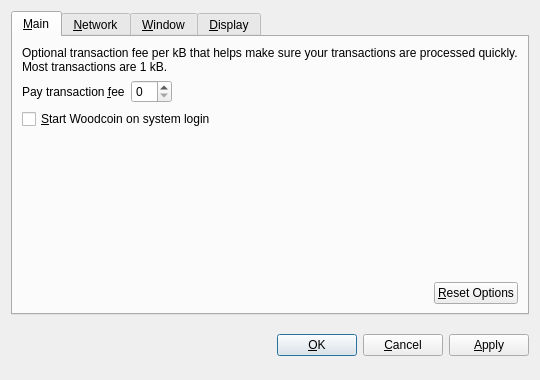
<?xml version="1.0" encoding="UTF-8"?>
<ui version="4.0">
 <class>OptionsDialog</class>
 <widget class="QDialog" name="OptionsDialog">
  <property name="geometry">
   <rect>
    <x>0</x>
    <y>0</y>
    <width>540</width>
    <height>380</height>
   </rect>
  </property>
  <property name="windowTitle">
   <string>Options</string>
  </property>
  <property name="modal">
   <bool>true</bool>
  </property>
  <layout class="QVBoxLayout" name="verticalLayout">
   <item>
    <widget class="QTabWidget" name="tabWidget">
     <property name="tabPosition">
      <enum>QTabWidget::North</enum>
     </property>
     <property name="currentIndex">
      <number>0</number>
     </property>
     <widget class="QWidget" name="tabMain">
      <attribute name="title">
       <string>&amp;Main</string>
      </attribute>
      <layout class="QVBoxLayout" name="verticalLayout_Main">
       <item>
        <widget class="QLabel" name="transactionFeeInfoLabel">
         <property name="text">
          <string>Optional transaction fee per kB that helps make sure your transactions are processed quickly. Most transactions are 1 kB.</string>
         </property>
         <property name="textFormat">
          <enum>Qt::PlainText</enum>
         </property>
         <property name="wordWrap">
          <bool>true</bool>
         </property>
        </widget>
       </item>
       <item>
        <layout class="QHBoxLayout" name="horizontalLayout_1_Main">
         <item>
          <widget class="QLabel" name="transactionFeeLabel">
           <property name="text">
            <string>Pay transaction &amp;fee</string>
           </property>
           <property name="textFormat">
            <enum>Qt::PlainText</enum>
           </property>
           <property name="buddy">
            <cstring>transactionFee</cstring>
           </property>
          </widget>
         </item>
         <item>
          <widget class="BitcoinAmountField" name="transactionFee"/>
         </item>
         <item>
          <spacer name="horizontalSpacer_1_Main">
           <property name="orientation">
            <enum>Qt::Horizontal</enum>
           </property>
           <property name="sizeHint" stdset="0">
            <size>
             <width>40</width>
             <height>20</height>
            </size>
           </property>
          </spacer>
         </item>
        </layout>
       </item>
       <item>
        <widget class="QCheckBox" name="bitcoinAtStartup">
         <property name="toolTip">
          <string>Automatically start Woodcoin after logging in to the system.</string>
         </property>
         <property name="text">
          <string>&amp;Start Woodcoin on system login</string>
         </property>
        </widget>
       </item>
       <item>
        <spacer name="verticalSpacer_Main">
         <property name="orientation">
          <enum>Qt::Vertical</enum>
         </property>
         <property name="sizeHint" stdset="0">
          <size>
           <width>20</width>
           <height>40</height>
          </size>
         </property>
        </spacer>
       </item>
       <item>
        <layout class="QHBoxLayout" name="horizontalLayout_2_Main">
         <item>
          <spacer name="horizontalSpacer_2_Main">
           <property name="orientation">
            <enum>Qt::Horizontal</enum>
           </property>
           <property name="sizeHint" stdset="0">
            <size>
             <width>40</width>
             <height>20</height>
            </size>
           </property>
          </spacer>
         </item>
         <item>
          <widget class="QPushButton" name="resetButton">
           <property name="toolTip">
            <string>Reset all client options to default.</string>
           </property>
           <property name="text">
            <string>&amp;Reset Options</string>
           </property>
           <property name="autoDefault">
            <bool>false</bool>
           </property>
          </widget>
         </item>
        </layout>
       </item>
      </layout>
     </widget>
     <widget class="QWidget" name="tabNetwork">
      <attribute name="title">
       <string>&amp;Network</string>
      </attribute>
      <layout class="QVBoxLayout" name="verticalLayout_Network">
       <item>
        <widget class="QCheckBox" name="mapPortUpnp">
         <property name="toolTip">
          <string>Automatically open the Woodcoin client port on the router. This only works when your router supports UPnP and it is enabled.</string>
         </property>
         <property name="text">
          <string>Map port using &amp;UPnP</string>
         </property>
        </widget>
       </item>
       <item>
        <widget class="QCheckBox" name="connectSocks">
         <property name="toolTip">
          <string>Connect to the Woodcoin network through a SOCKS proxy (e.g. when connecting through Tor).</string>
         </property>
         <property name="text">
          <string>&amp;Connect through SOCKS proxy:</string>
         </property>
        </widget>
       </item>
       <item>
        <layout class="QHBoxLayout" name="horizontalLayout_Network">
         <item>
          <widget class="QLabel" name="proxyIpLabel">
           <property name="text">
            <string>Proxy &amp;IP:</string>
           </property>
           <property name="textFormat">
            <enum>Qt::PlainText</enum>
           </property>
           <property name="buddy">
            <cstring>proxyIp</cstring>
           </property>
          </widget>
         </item>
         <item>
          <widget class="QValidatedLineEdit" name="proxyIp">
           <property name="maximumSize">
            <size>
             <width>140</width>
             <height>16777215</height>
            </size>
           </property>
           <property name="toolTip">
            <string>IP address of the proxy (e.g. 127.0.0.1)</string>
           </property>
          </widget>
         </item>
         <item>
          <widget class="QLabel" name="proxyPortLabel">
           <property name="text">
            <string>&amp;Port:</string>
           </property>
           <property name="textFormat">
            <enum>Qt::PlainText</enum>
           </property>
           <property name="buddy">
            <cstring>proxyPort</cstring>
           </property>
          </widget>
         </item>
         <item>
          <widget class="QLineEdit" name="proxyPort">
           <property name="maximumSize">
            <size>
             <width>55</width>
             <height>16777215</height>
            </size>
           </property>
           <property name="toolTip">
            <string>Port of the proxy (e.g. 9050)</string>
           </property>
          </widget>
         </item>
         <item>
          <widget class="QLabel" name="socksVersionLabel">
           <property name="text">
            <string>SOCKS &amp;Version:</string>
           </property>
           <property name="textFormat">
            <enum>Qt::PlainText</enum>
           </property>
           <property name="buddy">
            <cstring>socksVersion</cstring>
           </property>
          </widget>
         </item>
         <item>
          <widget class="QValueComboBox" name="socksVersion">
           <property name="toolTip">
            <string>SOCKS version of the proxy (e.g. 5)</string>
           </property>
          </widget>
         </item>
         <item>
          <spacer name="horizontalSpacer_Network">
           <property name="orientation">
            <enum>Qt::Horizontal</enum>
           </property>
           <property name="sizeHint" stdset="0">
            <size>
             <width>40</width>
             <height>20</height>
            </size>
           </property>
          </spacer>
         </item>
        </layout>
       </item>
       <item>
        <spacer name="verticalSpacer_Network">
         <property name="orientation">
          <enum>Qt::Vertical</enum>
         </property>
         <property name="sizeHint" stdset="0">
          <size>
           <width>20</width>
           <height>40</height>
          </size>
         </property>
        </spacer>
       </item>
      </layout>
     </widget>
     <widget class="QWidget" name="tabWindow">
      <attribute name="title">
       <string>&amp;Window</string>
      </attribute>
      <layout class="QVBoxLayout" name="verticalLayout_Window">
       <item>
        <widget class="QCheckBox" name="minimizeToTray">
         <property name="toolTip">
          <string>Show only a tray icon after minimizing the window.</string>
         </property>
         <property name="text">
          <string>&amp;Minimize to the tray instead of the taskbar</string>
         </property>
        </widget>
       </item>
       <item>
        <widget class="QCheckBox" name="minimizeOnClose">
         <property name="toolTip">
          <string>Minimize instead of exit the application when the window is closed. When this option is enabled, the application will be closed only after selecting Quit in the menu.</string>
         </property>
         <property name="text">
          <string>M&amp;inimize on close</string>
         </property>
        </widget>
       </item>
       <item>
        <spacer name="verticalSpacer_Window">
         <property name="orientation">
          <enum>Qt::Vertical</enum>
         </property>
         <property name="sizeHint" stdset="0">
          <size>
           <width>20</width>
           <height>40</height>
          </size>
         </property>
        </spacer>
       </item>
      </layout>
     </widget>
     <widget class="QWidget" name="tabDisplay">
      <attribute name="title">
       <string>&amp;Display</string>
      </attribute>
      <layout class="QVBoxLayout" name="verticalLayout_Display">
       <item>
        <layout class="QHBoxLayout" name="horizontalLayout_1_Display">
         <item>
          <widget class="QLabel" name="langLabel">
           <property name="text">
            <string>User Interface &amp;language:</string>
           </property>
           <property name="textFormat">
            <enum>Qt::PlainText</enum>
           </property>
           <property name="buddy">
            <cstring>lang</cstring>
           </property>
          </widget>
         </item>
         <item>
          <widget class="QValueComboBox" name="lang">
           <property name="toolTip">
            <string>The user interface language can be set here. This setting will take effect after restarting Woodcoin.</string>
           </property>
          </widget>
         </item>
        </layout>
       </item>
       <item>
        <layout class="QHBoxLayout" name="horizontalLayout_2_Display">
         <item>
          <widget class="QLabel" name="unitLabel">
           <property name="text">
            <string>&amp;Unit to show amounts in:</string>
           </property>
           <property name="textFormat">
            <enum>Qt::PlainText</enum>
           </property>
           <property name="buddy">
            <cstring>unit</cstring>
           </property>
          </widget>
         </item>
         <item>
          <widget class="QValueComboBox" name="unit">
           <property name="toolTip">
            <string>Choose the default subdivision unit to show in the interface and when sending coins.</string>
           </property>
          </widget>
         </item>
        </layout>
       </item>
       <item>
        <widget class="QCheckBox" name="displayAddresses">
         <property name="toolTip">
          <string>Whether to show Woodcoin addresses in the transaction list or not.</string>
         </property>
         <property name="text">
          <string>&amp;Display addresses in transaction list</string>
         </property>
        </widget>
       </item>
       <item>
        <widget class="QCheckBox" name="coinControlFeatures">
         <property name="toolTip">
          <string>Whether to show coin control features or not.</string>
         </property>
         <property name="text">
          <string>Display coin &amp;control features (experts only!)</string>
         </property>
        </widget>
       </item>
       <item>
        <spacer name="verticalSpacer_Display">
         <property name="orientation">
          <enum>Qt::Vertical</enum>
         </property>
         <property name="sizeHint" stdset="0">
          <size>
           <width>20</width>
           <height>40</height>
          </size>
         </property>
        </spacer>
       </item>
      </layout>
     </widget>
    </widget>
   </item>
   <item>
    <layout class="QHBoxLayout" name="horizontalLayout_Buttons">
     <item>
      <spacer name="horizontalSpacer_1">
       <property name="orientation">
        <enum>Qt::Horizontal</enum>
       </property>
       <property name="sizeHint" stdset="0">
        <size>
         <width>40</width>
         <height>48</height>
        </size>
       </property>
      </spacer>
     </item>
     <item>
      <widget class="QLabel" name="statusLabel">
       <property name="font">
        <font>
         <weight>75</weight>
         <bold>true</bold>
        </font>
       </property>
       <property name="text">
        <string/>
       </property>
       <property name="textFormat">
        <enum>Qt::PlainText</enum>
       </property>
       <property name="wordWrap">
        <bool>true</bool>
       </property>
      </widget>
     </item>
     <item>
      <spacer name="horizontalSpacer_2">
       <property name="orientation">
        <enum>Qt::Horizontal</enum>
       </property>
       <property name="sizeHint" stdset="0">
        <size>
         <width>40</width>
         <height>48</height>
        </size>
       </property>
      </spacer>
     </item>
     <item>
      <widget class="QPushButton" name="okButton">
       <property name="text">
        <string>&amp;OK</string>
       </property>
      </widget>
     </item>
     <item>
      <widget class="QPushButton" name="cancelButton">
       <property name="text">
        <string>&amp;Cancel</string>
       </property>
       <property name="autoDefault">
        <bool>false</bool>
       </property>
      </widget>
     </item>
     <item>
      <widget class="QPushButton" name="applyButton">
       <property name="text">
        <string>&amp;Apply</string>
       </property>
       <property name="autoDefault">
        <bool>false</bool>
       </property>
      </widget>
     </item>
    </layout>
   </item>
  </layout>
 </widget>
 <customwidgets>
  <customwidget>
   <class>BitcoinAmountField</class>
   <extends>QSpinBox</extends>
   <header>bitcoinamountfield.h</header>
  </customwidget>
  <customwidget>
   <class>QValueComboBox</class>
   <extends>QComboBox</extends>
   <header>qvaluecombobox.h</header>
  </customwidget>
  <customwidget>
   <class>QValidatedLineEdit</class>
   <extends>QLineEdit</extends>
   <header>qvalidatedlineedit.h</header>
  </customwidget>
 </customwidgets>
 <resources/>
 <connections/>
</ui>
